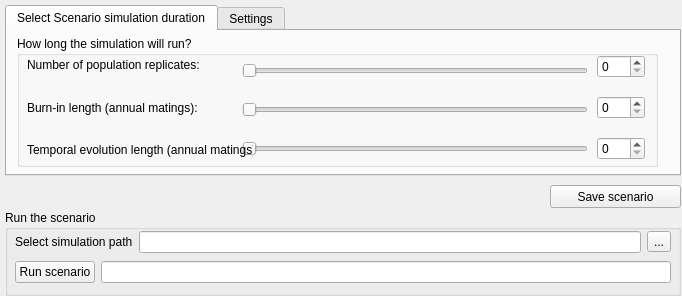
      <widget class="QWidget" name="page_7">
       <property name="geometry">
        <rect>
         <x>0</x>
         <y>0</y>
         <width>682</width>
         <height>296</height>
        </rect>
       </property>
       <attribute name="label">
        <string>Page 3 - Run or re-run the current Scenario</string>
       </attribute>
       <widget class="QFrame" name="frame_3">
        <property name="geometry">
         <rect>
          <x>-5</x>
          <y>-10</y>
          <width>691</width>
          <height>316</height>
         </rect>
        </property>
        <property name="frameShape">
         <enum>QFrame::StyledPanel</enum>
        </property>
        <property name="frameShadow">
         <enum>QFrame::Raised</enum>
        </property>
        <widget class="QPushButton" name="pushButton_8">
         <property name="geometry">
          <rect>
           <x>555</x>
           <y>195</y>
           <width>131</width>
           <height>23</height>
          </rect>
         </property>
         <property name="text">
          <string>Save scenario</string>
         </property>
        </widget>
        <widget class="QTabWidget" name="tabWidget_2">
         <property name="geometry">
          <rect>
           <x>10</x>
           <y>15</y>
           <width>676</width>
           <height>171</height>
          </rect>
         </property>
         <property name="currentIndex">
          <number>0</number>
         </property>
         <widget class="QWidget" name="tab_3">
          <attribute name="title">
           <string>Select Scenario simulation duration</string>
          </attribute>
          <widget class="QGroupBox" name="groupBox_27">
           <property name="geometry">
            <rect>
             <x>10</x>
             <y>5</y>
             <width>641</width>
             <height>131</height>
            </rect>
           </property>
           <property name="title">
            <string>How long the simulation will run?</string>
           </property>
           <widget class="QWidget" name="layoutWidget_40">
            <property name="geometry">
             <rect>
              <x>580</x>
              <y>7</y>
              <width>48</width>
              <height>131</height>
             </rect>
            </property>
            <layout class="QVBoxLayout" name="verticalLayout_40">
             <item>
              <widget class="QSpinBox" name="spinBox_37"/>
             </item>
             <item>
              <widget class="QSpinBox" name="spinBox_38"/>
             </item>
             <item>
              <widget class="QSpinBox" name="spinBox_39"/>
             </item>
            </layout>
           </widget>
           <widget class="QWidget" name="layoutWidget_41">
            <property name="geometry">
             <rect>
              <x>225</x>
              <y>9</y>
              <width>346</width>
              <height>131</height>
             </rect>
            </property>
            <layout class="QVBoxLayout" name="verticalLayout_41">
             <item>
              <widget class="QSlider" name="horizontalSlider_45">
               <property name="orientation">
                <enum>Qt::Horizontal</enum>
               </property>
              </widget>
             </item>
             <item>
              <widget class="QSlider" name="horizontalSlider_46">
               <property name="orientation">
                <enum>Qt::Horizontal</enum>
               </property>
              </widget>
             </item>
             <item>
              <widget class="QSlider" name="horizontalSlider_47">
               <property name="orientation">
                <enum>Qt::Horizontal</enum>
               </property>
              </widget>
             </item>
            </layout>
           </widget>
           <widget class="QWidget" name="layoutWidget_42">
            <property name="geometry">
             <rect>
              <x>10</x>
              <y>11</y>
              <width>226</width>
              <height>121</height>
             </rect>
            </property>
            <layout class="QVBoxLayout" name="verticalLayout_42">
             <item>
              <widget class="QLabel" name="label_58">
               <property name="text">
                <string>Number of population replicates:</string>
               </property>
              </widget>
             </item>
             <item>
              <widget class="QLabel" name="label_59">
               <property name="text">
                <string>Burn-in length (annual matings):</string>
               </property>
              </widget>
             </item>
             <item>
              <widget class="QLabel" name="label_60">
               <property name="text">
                <string>Temporal evolution length (annual matings):</string>
               </property>
              </widget>
             </item>
            </layout>
           </widget>
          </widget>
         </widget>
         <widget class="QWidget" name="tab_4">
          <attribute name="title">
           <string>Settings</string>
          </attribute>
         </widget>
        </widget>
        <widget class="QGroupBox" name="groupBox_6">
         <property name="geometry">
          <rect>
           <x>10</x>
           <y>220</y>
           <width>676</width>
           <height>86</height>
          </rect>
         </property>
         <property name="title">
          <string>Run the scenario</string>
         </property>
         <widget class="QWidget" name="layoutWidget_35">
          <property name="geometry">
           <rect>
            <x>10</x>
            <y>50</y>
            <width>656</width>
            <height>25</height>
           </rect>
          </property>
          <layout class="QHBoxLayout" name="horizontalLayout_38">
           <item>
            <widget class="QPushButton" name="pushButton_11">
             <property name="text">
              <string>Run scenario</string>
             </property>
            </widget>
           </item>
           <item>
            <widget class="QLineEdit" name="lineEdit_14"/>
           </item>
          </layout>
         </widget>
         <widget class="QWidget" name="layoutWidget_36">
          <property name="geometry">
           <rect>
            <x>10</x>
            <y>21</y>
            <width>656</width>
            <height>22</height>
           </rect>
          </property>
          <layout class="QHBoxLayout" name="horizontalLayout_51">
           <item>
            <widget class="QLabel" name="label_31">
             <property name="text">
              <string>Select simulation path</string>
             </property>
            </widget>
           </item>
           <item>
            <widget class="QLineEdit" name="lineEdit_16"/>
           </item>
           <item>
            <widget class="QToolButton" name="toolButton_4">
             <property name="text">
              <string>...</string>
             </property>
            </widget>
           </item>
          </layout>
         </widget>
        </widget>
       </widget>
      </widget>
